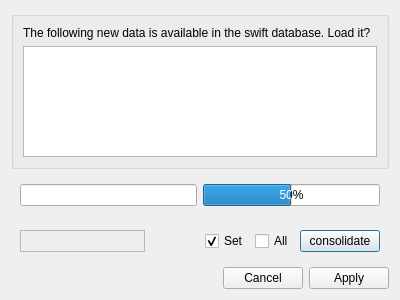
<?xml version="1.0" encoding="UTF-8"?>
<ui version="4.0">
 <class>CDbLoadDataDialog</class>
 <widget class="QDialog" name="CDbLoadDataDialog">
  <property name="geometry">
   <rect>
    <x>0</x>
    <y>0</y>
    <width>400</width>
    <height>300</height>
   </rect>
  </property>
  <property name="minimumSize">
   <size>
    <width>400</width>
    <height>300</height>
   </size>
  </property>
  <property name="windowTitle">
   <string>Load new DB data?</string>
  </property>
  <layout class="QVBoxLayout" name="verticalLayout">
   <item>
    <widget class="QGroupBox" name="gb_Entities">
     <layout class="QVBoxLayout" name="verticalLayout_2">
      <item>
       <widget class="QLabel" name="lbl_Load">
        <property name="text">
         <string>The following new data is available in the swift database. Load it?</string>
        </property>
       </widget>
      </item>
      <item>
       <widget class="QListView" name="lv_Entities">
        <property name="selectionMode">
         <enum>QAbstractItemView::MultiSelection</enum>
        </property>
        <property name="selectionBehavior">
         <enum>QAbstractItemView::SelectRows</enum>
        </property>
        <property name="selectionRectVisible">
         <bool>true</bool>
        </property>
       </widget>
      </item>
     </layout>
    </widget>
   </item>
   <item>
    <widget class="QWidget" name="wi_WorkStatus" native="true">
     <layout class="QHBoxLayout" name="hl_LoadStatus">
      <item>
       <widget class="QLineEdit" name="le_Info">
        <property name="readOnly">
         <bool>true</bool>
        </property>
       </widget>
      </item>
      <item>
       <widget class="QProgressBar" name="pb_Loading">
        <property name="value">
         <number>50</number>
        </property>
       </widget>
      </item>
     </layout>
    </widget>
   </item>
   <item>
    <widget class="QWidget" name="wi_Consolidate" native="true">
     <layout class="QHBoxLayout" name="horizontalLayout">
      <item>
       <widget class="swift::gui::components::CSimulatorSelector" name="comp_SimulatorSelector">
        <property name="minimumSize">
         <size>
          <width>125</width>
          <height>0</height>
         </size>
        </property>
        <property name="frameShape">
         <enum>QFrame::StyledPanel</enum>
        </property>
        <property name="frameShadow">
         <enum>QFrame::Raised</enum>
        </property>
       </widget>
      </item>
      <item>
       <spacer name="hs_Consolidate">
        <property name="orientation">
         <enum>Qt::Horizontal</enum>
        </property>
        <property name="sizeHint" stdset="0">
         <size>
          <width>40</width>
          <height>20</height>
         </size>
        </property>
       </spacer>
      </item>
      <item>
       <widget class="QCheckBox" name="cb_ModelSet">
        <property name="toolTip">
         <string>Model set</string>
        </property>
        <property name="text">
         <string>Set</string>
        </property>
        <property name="checked">
         <bool>true</bool>
        </property>
       </widget>
      </item>
      <item>
       <widget class="QCheckBox" name="cb_AllModels">
        <property name="toolTip">
         <string>all models</string>
        </property>
        <property name="text">
         <string>All</string>
        </property>
       </widget>
      </item>
      <item>
       <widget class="QPushButton" name="pb_Consolidate">
        <property name="text">
         <string>consolidate</string>
        </property>
       </widget>
      </item>
     </layout>
    </widget>
   </item>
   <item>
    <widget class="QDialogButtonBox" name="bb_loadDataDialog">
     <property name="standardButtons">
      <set>QDialogButtonBox::Apply|QDialogButtonBox::Cancel</set>
     </property>
    </widget>
   </item>
  </layout>
 </widget>
 <customwidgets>
  <customwidget>
   <class>swift::gui::components::CSimulatorSelector</class>
   <extends>QFrame</extends>
   <header>gui/components/simulatorselector.h</header>
   <container>1</container>
  </customwidget>
 </customwidgets>
 <resources/>
 <connections>
  <connection>
   <sender>bb_loadDataDialog</sender>
   <signal>accepted()</signal>
   <receiver>CDbLoadDataDialog</receiver>
   <slot>accept()</slot>
   <hints>
    <hint type="sourcelabel">
     <x>248</x>
     <y>254</y>
    </hint>
    <hint type="destinationlabel">
     <x>157</x>
     <y>274</y>
    </hint>
   </hints>
  </connection>
  <connection>
   <sender>bb_loadDataDialog</sender>
   <signal>rejected()</signal>
   <receiver>CDbLoadDataDialog</receiver>
   <slot>reject()</slot>
   <hints>
    <hint type="sourcelabel">
     <x>316</x>
     <y>260</y>
    </hint>
    <hint type="destinationlabel">
     <x>286</x>
     <y>274</y>
    </hint>
   </hints>
  </connection>
 </connections>
</ui>
